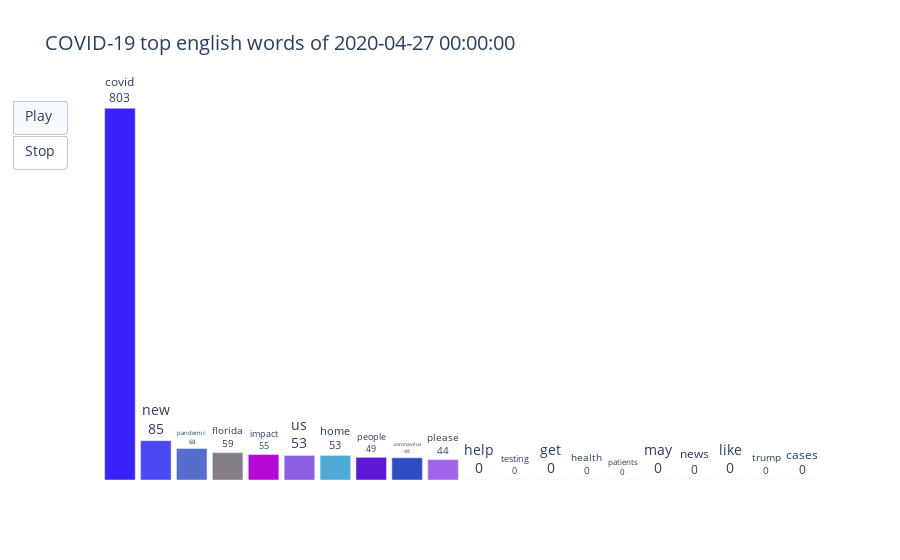

Here is the notebook cell this chart was saved with:
### Markdown cell above
For instance, we can see a significant contribution of tweets are made by news outlets like wsvn and TheMiamiTimes. Let's now compare the top English words in Florida with the top Spanish words over the same dates.

### Code cell
start = datetime(year=2020, month=4, day=27)
end = datetime(year=2020, month=5, day=3)
df = days_to_df(lang=['en'], geo=['fl'], start_date=start, end_date=end, metric=1, top_n=10)
fig = get_bar_race_plot(df, 'COVID-19 top english words of ')
fig.show()

### Figure 1 — Plotly figure (JSON) as saved in the notebook; plotly's stock layout.template omitted (floating-point values rounded to 4 significant figures)
{"data": [{"cliponaxis": false, "hoverinfo": "none", "marker": {"color": ["rgb(58, 33, 250)", "rgb(75, 72, 243)", "rgb(86, 109, 206)", "rgb(133, 126, 135)", "rgb(182, 7, 214)", "rgb(140, 95, 228)", "rgb(79, 171, 213)", "rgb(94, 25, 214)", "rgb(46, 77, 196)", "rgb(161, 99, 233)", "rgb(15, 21, 167)", "rgb(180, 166, 139)", "rgb(155, 43, 129)", "rgb(96, 153, 156)", "rgb(95, 142, 213)", "rgb(115, 42, 240)", "rgb(10, 80, 250)", "rgb(136, 175, 185)", "rgb(67, 32, 247)", "rgb(23, 53, 177)"]}, "textposition": "outside", "texttemplate": "%{x}<br>%{y}", "type": "bar", "x": ["covid", "new", "pandemic", "florida", "impact", "us", "home", "people", "coronavirus", "please", "help", "testing", "get", "health", "patients", "may", "news", "like", "trump", "cases"], "y": [803, 85, 68, 59, 55, 53, 53, 49, 48, 44, 0, 0, 0, 0, 0, 0, 0, 0, 0, 0]}], "layout": {"bargap": 0.15, "font": {"size": 14}, "plot_bgcolor": "#FFFFFF", "title": {"text": "COVID-19 top english words of 2020-04-27 00:00:00"}, "updatemenus": [{"buttons": [{"args": [null, {"frame": {"duration": 2000, "redraw": true}, "fromcurrent": true}], "label": "Play", "method": "animate"}, {"args": [[null], {"frame": {"duration": 0, "redraw": false}, "mode": "immediate", "transition": {"duration": 0}}], "label": "Stop", "method": "animate"}], "type": "buttons"}], "xaxis": {"showline": false, "visible": false}, "yaxis": {"range": [0, 821], "showline": false, "visible": false}}}
